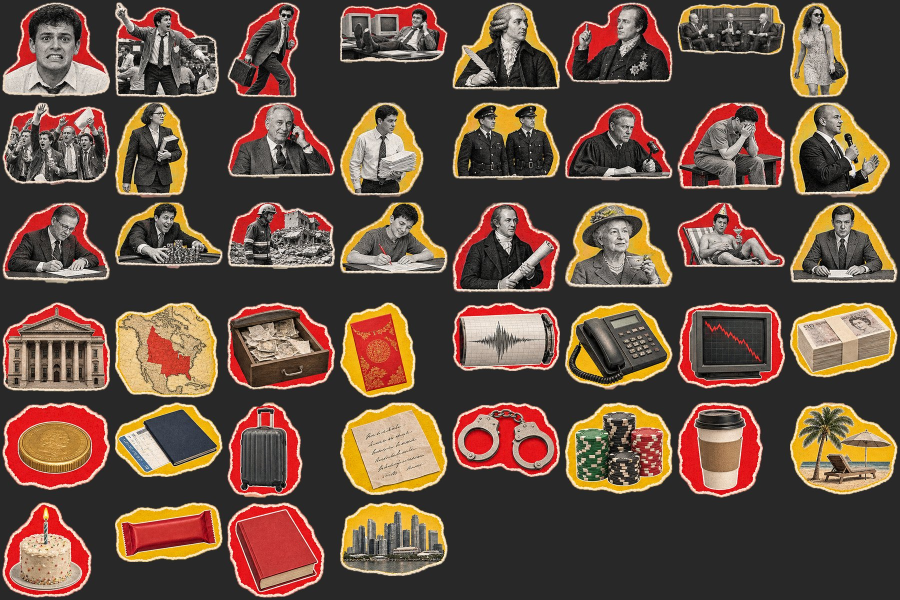
#> input picture barings/build/cut_chk.jpg, 1800 x 1200 px (shown at 1/2 size)
$ python deblur.py cut_chk.jpg out.png 1.0 5
#> lines starting #> are read from the running program, lines starting #| are printed output that depends on the picture; after the words box and inside, x2 and y2 are one past the last pixel; in counts of white or black regions, pixels touching at a corner belong together
# détoure des éléments posés sur un fond flou coloré : le fond est lisse, les éléments sont texturés
from PIL import Image; import numpy as np, scipy.ndimage as nd, sys
a=np.array(Image.open(sys.argv[1]).convert('RGB')).astype(np.float32)
g=a.mean(2)
gx=nd.sobel(nd.gaussian_filter(g,0.8),1); gy=nd.sobel(nd.gaussian_filter(g,0.8),0)
#> after `gy = nd.sobel(nd.gaussian_filter(g, 0.8), 0)`:
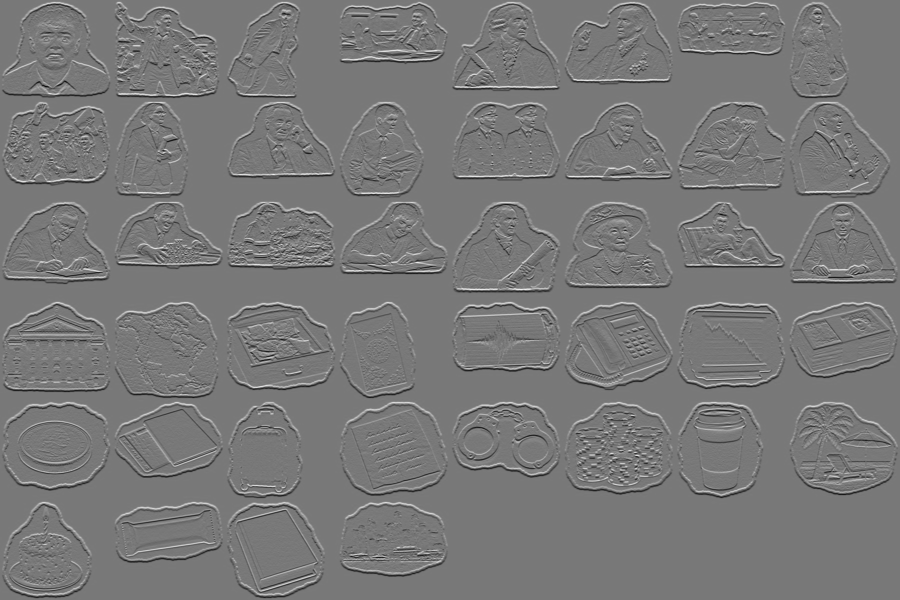
#> gy: shape (1200, 1800) float32 (shown at 1/2 size); min -617.8, max 685.8, mean 0; drawn with min black and max white
mag=np.hypot(gx,gy)
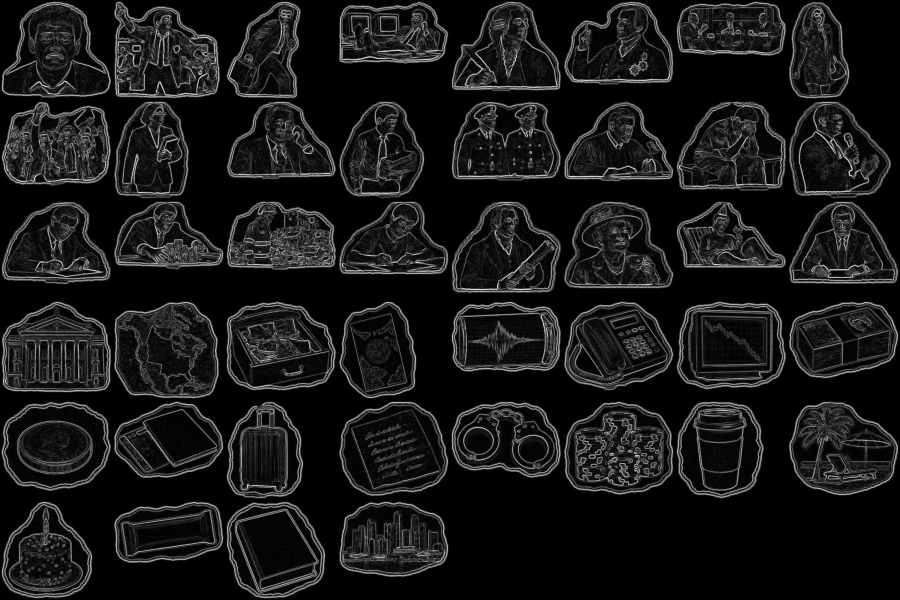
#> mag: shape (1200, 1800) float32 (shown at 1/2 size); min 0, max 685.9, mean 65; drawn with min black and max white
loc=nd.maximum_filter(mag,5)
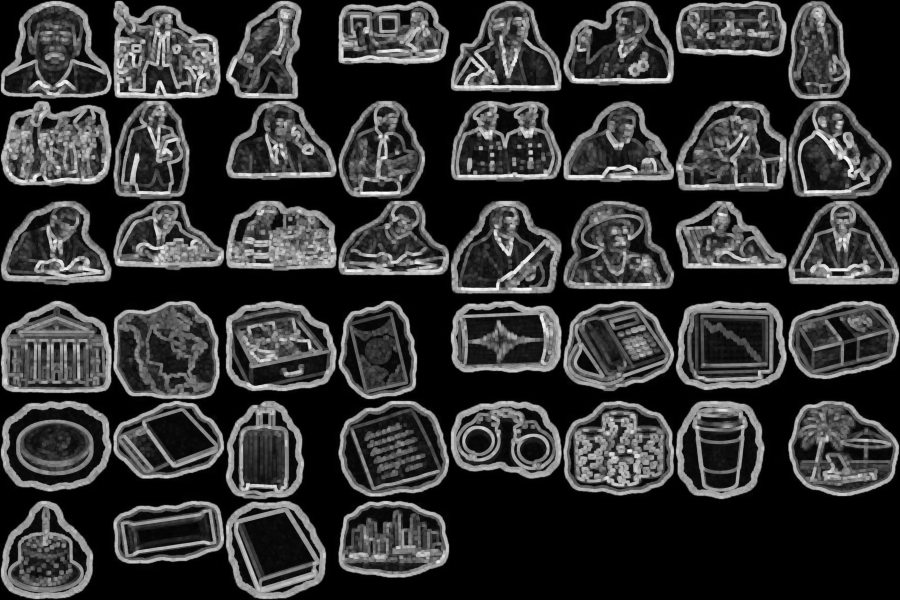
#> loc: shape (1200, 1800) float32 (shown at 1/2 size); min 0, max 685.9, mean 143.9; drawn with min black and max white
T=float(sys.argv[3]) if len(sys.argv)>3 else 40
fg=loc>T
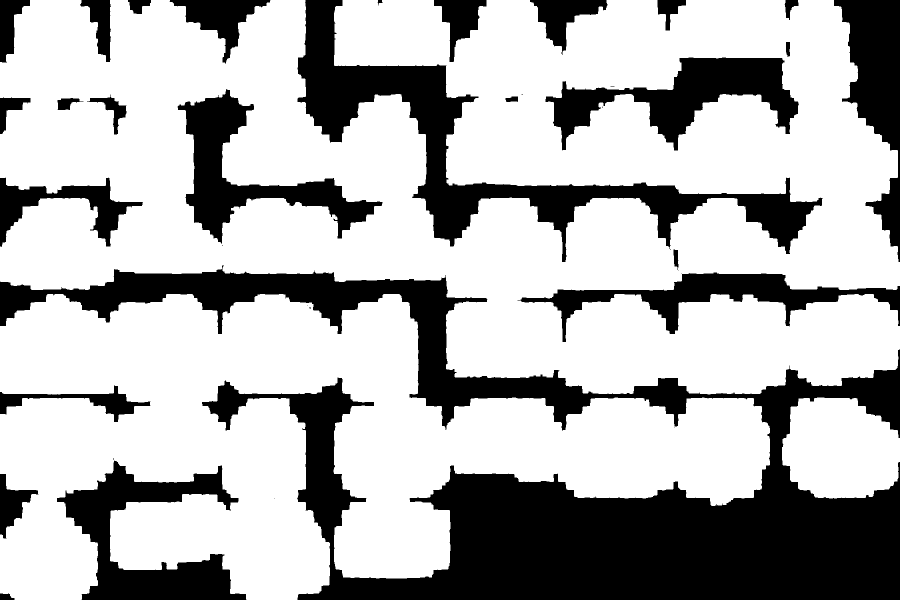
#> fg: shape (1200, 1800) bool (shown at 1/2 size); 69.4% white; 35 black regions (9 under 20 px), largest, box (x1, y1, x2, y2) and area: (0, 531, 1800, 1200) 345636, (595, 0, 1645, 524) 85948, (114, 921, 493, 1200) 40355
fg=nd.binary_closing(fg,structure=np.ones((3,3)),iterations=3)
#> fg: shape (1200, 1800) bool; 69.3% white; 11 black regions, largest, box (x1, y1, x2, y2) and area: (0, 0, 1800, 1200) 590525, (1092, 115, 1596, 301) 36027, (356, 180, 764, 484) 33650
fg=nd.binary_fill_holes(fg)
#> fg: shape (1200, 1800) bool; 72.7% white; 1 black region, box (x1, y1, x2, y2) and area: (0, 0, 1800, 1200) 590525
fg=nd.binary_opening(fg,structure=nd.generate_binary_structure(2,1),iterations=int(sys.argv[4]) if len(sys.argv)>4 else 4)
#> fg: shape (1200, 1800) bool; 72.4% white; 1 black region, box (x1, y1, x2, y2) and area: (0, 0, 1800, 1200) 595881
lab,n=nd.label(fg); cnt=np.bincount(lab.ravel()); keep=[k for k in range(1,n+1) if cnt[k]>4000]
#> after `lab, n = nd.label(fg)`:
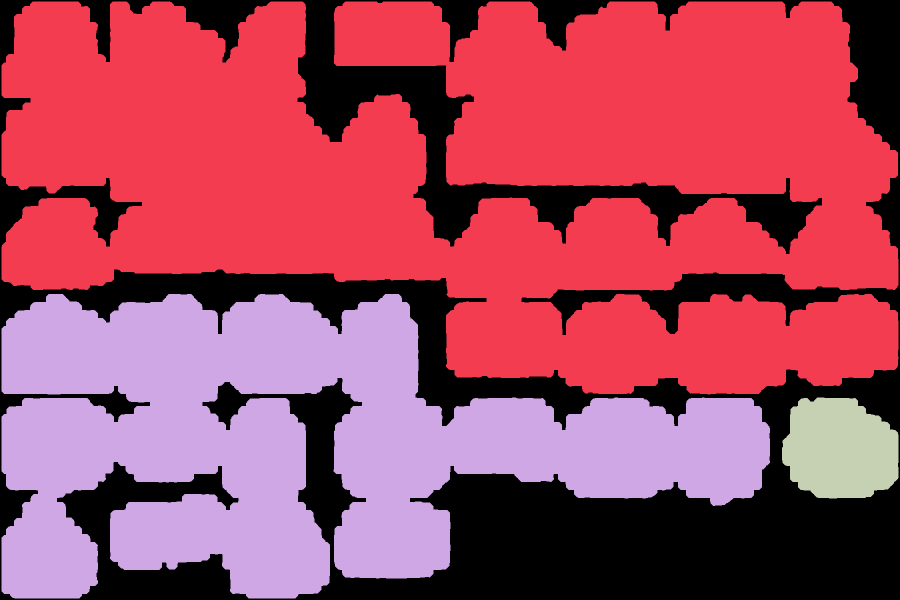
#> lab: shape (1200, 1800) int32 (shown at 1/2 size); 4 distinct labels, from 0 to 3; one colour per label, 0 black
#> after `lab, n = nd.label(fg)`: n = 3
#> after `cnt = np.bincount(lab.ravel())`: cnt = [595881, 994824, 530830, 38465]
#> after `keep = [k for k in range(1, n + 1) if cnt[k] > 4000]`: keep = [1, 2, 3]
m=np.isin(lab,keep); m=nd.binary_fill_holes(m)
out=np.zeros(a.shape[:2]+(4,),np.uint8); out[...,:3]=a.astype(np.uint8); out[...,3]=np.where(m,255,0)
#> after `out[..., 3] = np.where(m, 255, 0)`:
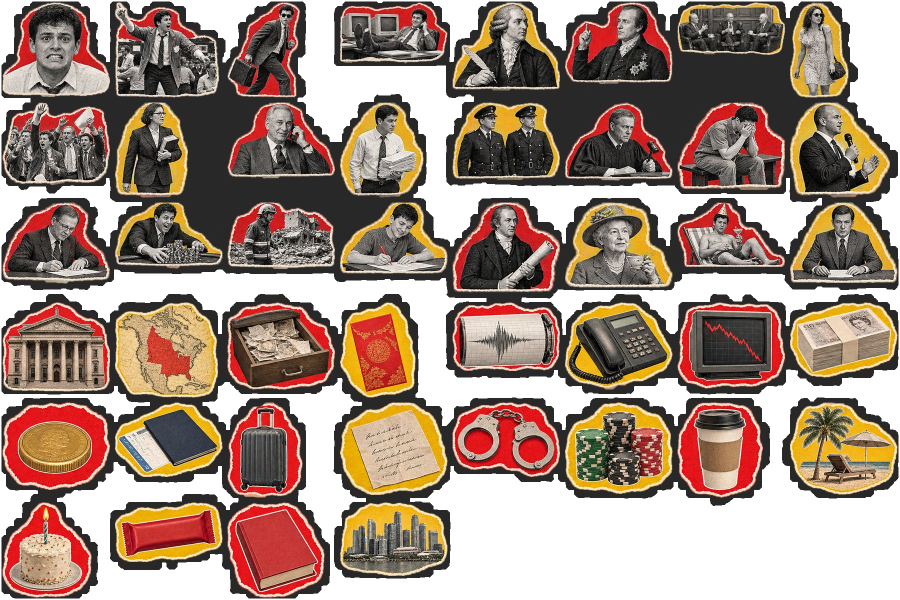
#> out: shape (1200, 1800, 4) (shown at 1/2 size); mean R, G, B, A 101.6, 78.8, 65.4, 184.7; transparent parts drawn white
Image.fromarray(out).save(sys.argv[2]); print('comps',len(keep))
#| comps 3
bg=Image.new('RGBA',(out.shape[1],out.shape[0]),(30,30,30,255)); bg.alpha_composite(Image.fromarray(out)); bg.convert('RGB').resize((out.shape[1]//2,out.shape[0]//2)).save(sys.argv[2].replace('.png','_chk.jpg'))
#> after `bg = Image.new('RGBA', (out.shape[1], out.shape[0]), (30, 30, 30, 255)`:
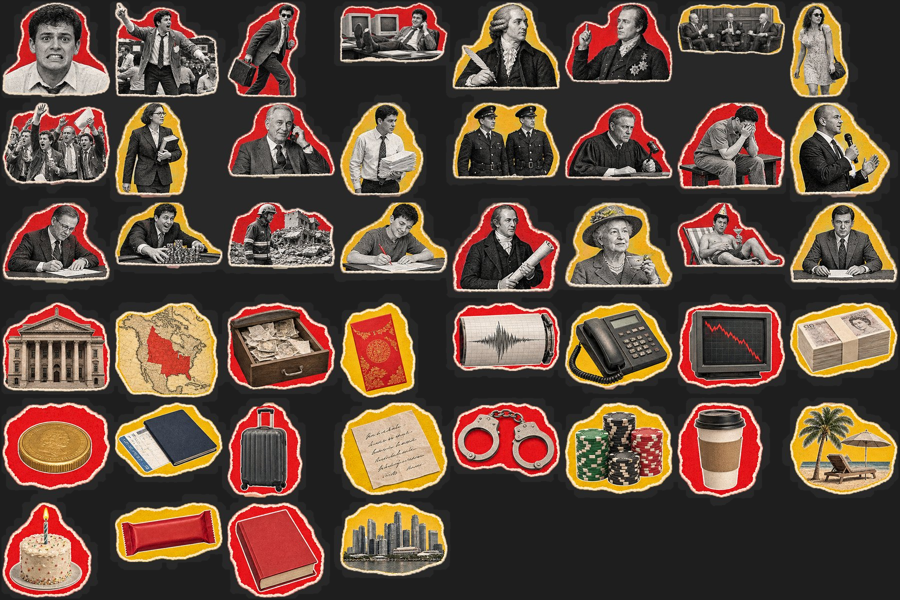
#> saved as out_chk.jpg: PIL image 900x600 RGB; mean R, G, B 98.8, 76.1, 62.7

$ run again, on barings/build/p2a_chk.jpg
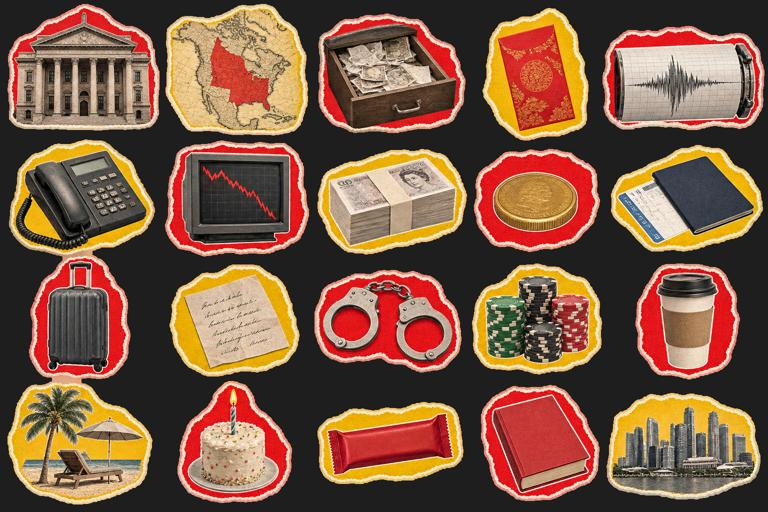
#> input picture barings/build/p2a_chk.jpg, 768 x 512 px
#> `fg=nd.binary_opening(fg,structure=nd.generate_binary_structure(2,1),it..`:
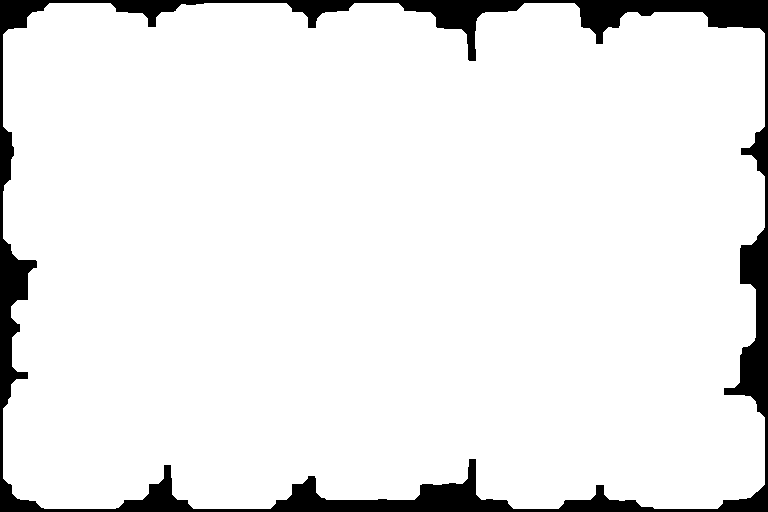
#> fg: shape (512, 768) bool; 92.7% white; 1 black region, box (x1, y1, x2, y2) and area: (0, 0, 768, 512) 28800
#> n = 1
#> cnt = [28800, 364416]
#> keep = [1]
#| comps 1
#> `bg = Image.new('RGBA', (out.shape[1], out.shape[0]), (30, 30, 30, 255)`:
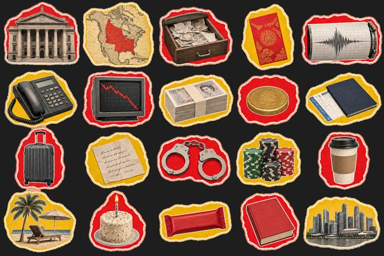
#> saved as out_chk.jpg: PIL image 384x256 RGB; mean R, G, B 125.7, 89.5, 67.7

$ run again, on barings/build/p1a.png
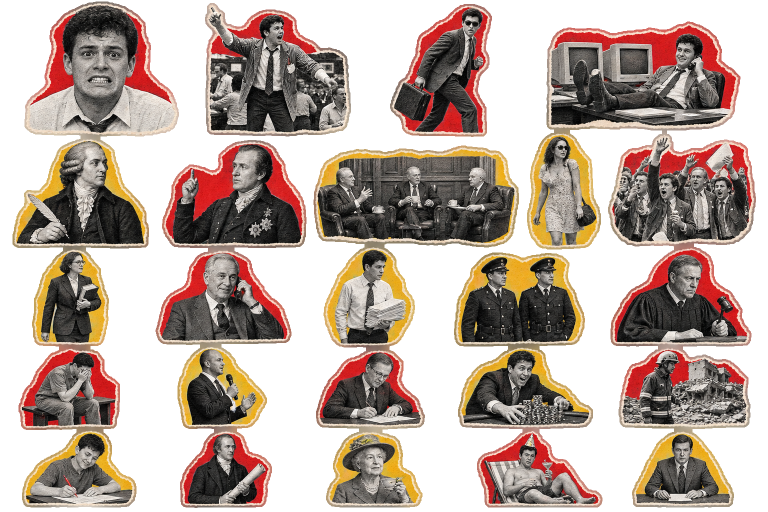
#> input picture barings/build/p1a.png, 1536 x 1024 px (shown at 1/2 size)
#> `fg=nd.binary_closing(fg,structure=np.ones((3,3)),iterations=3)`:
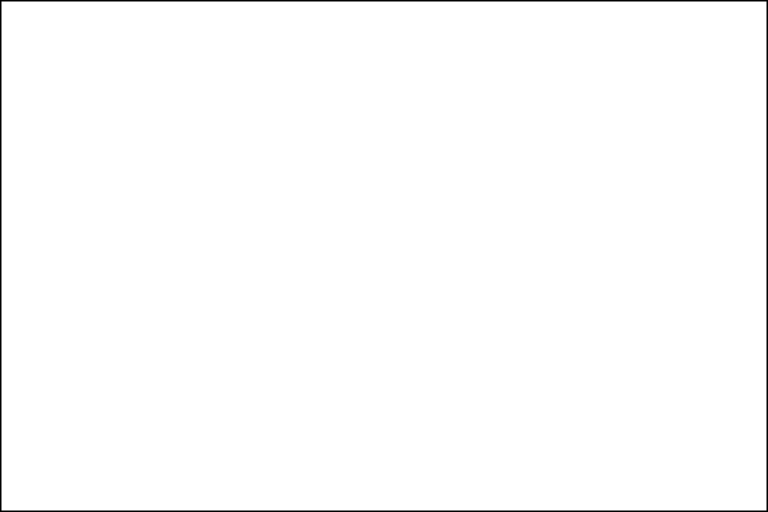
#> fg: shape (1024, 1536) bool (shown at 1/2 size); 99% white; 1 black region, box (x1, y1, x2, y2) and area: (0, 0, 1536, 1024) 15324
#> lab: shape (1024, 1536) int32; values 0 (black) and 1 (white), 99% white; 1 black region, box (x1, y1, x2, y2) and area: (0, 0, 1536, 1024) 15384
#> n = 1
#> cnt = [15384, 1557480]
#> keep = [1]
#| comps 1
#> `bg = Image.new('RGBA', (out.shape[1], out.shape[0]), (30, 30, 30, 255)`:
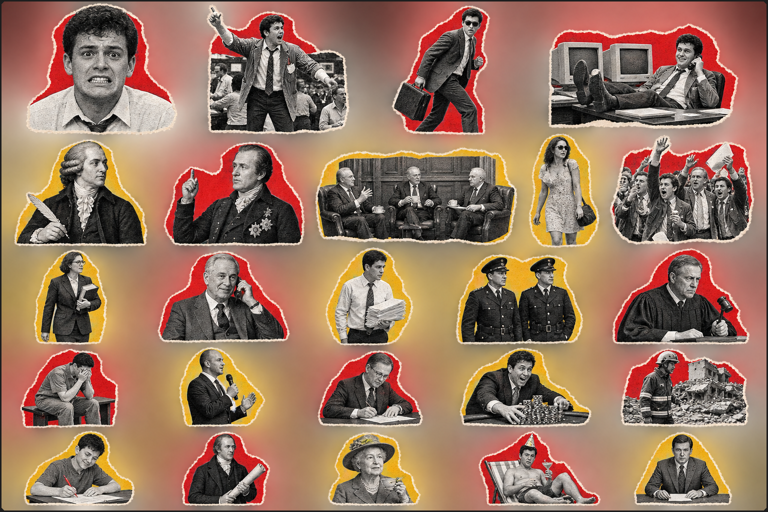
#> saved as out_chk.jpg: PIL image 768x512 RGB; mean R, G, B 152.1, 116.9, 96.5

$ run again, on barings/build/p2a.png
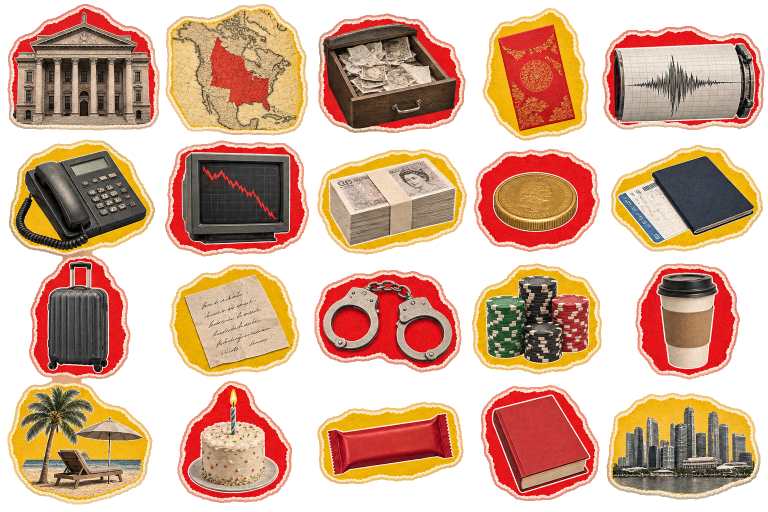
#> input picture barings/build/p2a.png, 1536 x 1024 px (shown at 1/2 size)
#> lab: shape (1024, 1536) int32; values 0 (black) and 1 (white), 99% white; 1 black region, box (x1, y1, x2, y2) and area: (0, 0, 1536, 1024) 15384
#> n = 1
#> cnt = [15384, 1557480]
#> keep = [1]
#| comps 1
#> `bg = Image.new('RGBA', (out.shape[1], out.shape[0]), (30, 30, 30, 255)`:
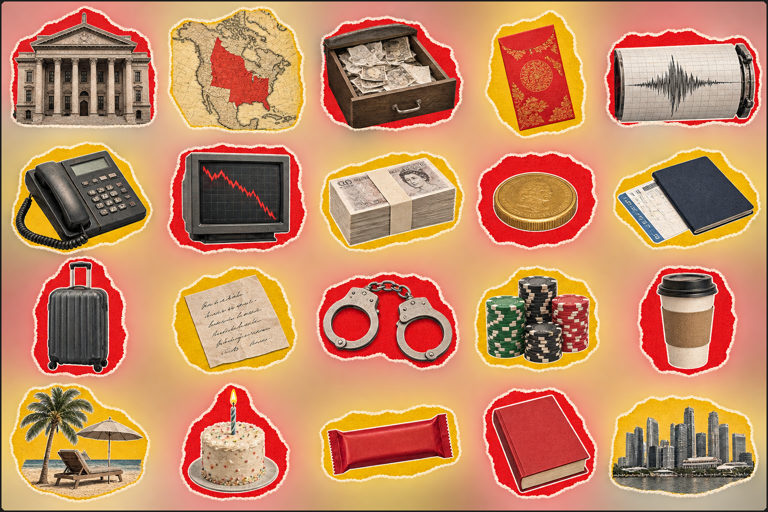
#> saved as out_chk.jpg: PIL image 768x512 RGB; mean R, G, B 196.9, 139.2, 101.3
